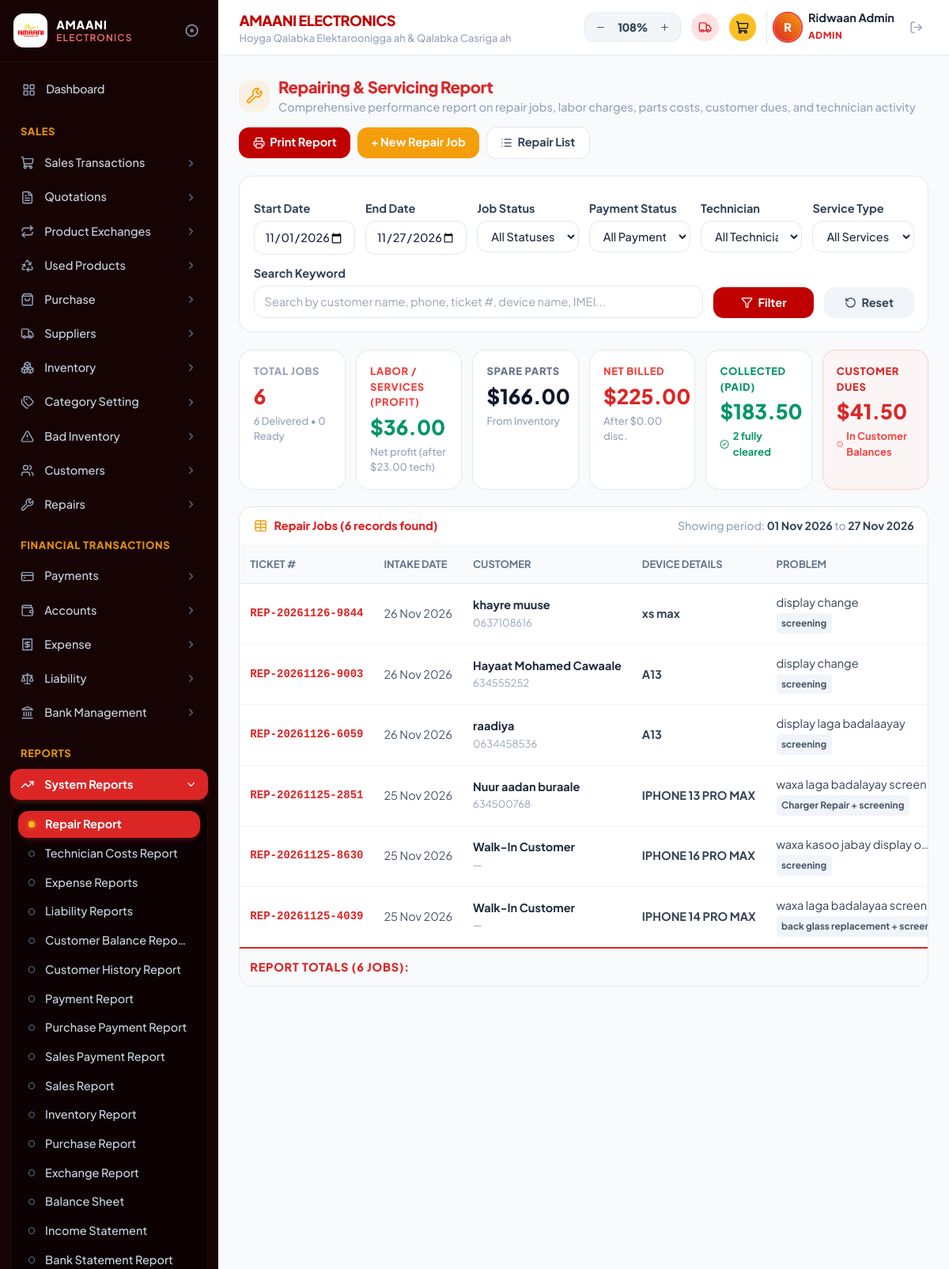
/repair_report.php (signed in), run on the app's committed database.
### tables this page shows
CREATE TABLE `repair_jobs` (
  `id` int(11) NOT NULL AUTO_INCREMENT,
  `job_number` varchar(50) NOT NULL,
  `customer_id` int(11) DEFAULT NULL,
  `customer_name` varchar(150) NOT NULL,
  `customer_phone` varchar(50) DEFAULT '',
  `device_model` varchar(150) NOT NULL,
  `brand` varchar(100) DEFAULT '',
  `serial_imei` varchar(100) DEFAULT '',
  `passcode` varchar(100) DEFAULT '',
  `reported_problem` text DEFAULT NULL,
  `diagnostic_notes` text DEFAULT NULL,
  `technician_id` int(11) DEFAULT NULL,
  `technician_name` varchar(150) DEFAULT 'Unassigned',
  `technician_cost` decimal(10,2) DEFAULT 0.00,
  `service_id` int(11) DEFAULT NULL,
  `service_name` varchar(150) DEFAULT '',
  `service_cost` decimal(10,2) DEFAULT 0.00,
  `parts_cost` decimal(10,2) DEFAULT 0.00,
  `discount` decimal(10,2) DEFAULT 0.00,
  `total_amount` decimal(10,2) DEFAULT 0.00,
  `paid_amount` decimal(10,2) DEFAULT 0.00,
  `status` enum('Received','In Progress','Ready','Delivered','Cancelled') DEFAULT 'Received',
  `payment_method` varchar(50) DEFAULT 'Cash',
  `intake_date` date DEFAULT NULL,
  `expected_date` date DEFAULT NULL,
  `branch` varchar(100) DEFAULT 'Boorama Branch',
  `created_by` varchar(100) DEFAULT 'Admin',
  `created_at` timestamp NULL DEFAULT current_timestamp(),
  PRIMARY KEY (`id`),
  UNIQUE KEY `job_number` (`job_number`)
);

### repair_report.php (the view, shortened to what this page needs)
<?php
require_once __DIR__ . '/includes/header.php';
require_once __DIR__ . '/includes/sidebar.php';
$startDate   = $_GET['start_date'] ?? date('Y-m-01');
$endDate     = $_GET['end_date'] ?? date('Y-m-d');
$jobStatus   = trim($_GET['status'] ?? 'All Statuses');
$payStatus   = trim($_GET['payment'] ?? 'All Payments');
$searchKey   = trim($_GET['search'] ?? '');
$where = ["1=1"];
$params = [];
if ($currentBranch !== 'All Branches') {
    $where[] = "r.branch = ?";
    $params[] = $currentBranch;
}
if (!empty($startDate)) {
    $where[] = "DATE(COALESCE(r.intake_date, DATE(r.created_at))) >= ?";
    $params[] = $startDate;
}
if (!empty($endDate)) {
    $where[] = "DATE(COALESCE(r.intake_date, DATE(r.created_at))) <= ?";
    $params[] = $endDate;
}
$whereSql = implode(' AND ', $where);
$sql = "
    SELECT r.*,
        (SELECT COUNT(*) FROM repair_job_parts p WHERE p.repair_id = r.id) AS parts_count
    FROM repair_jobs r
    WHERE $whereSql
    ORDER BY r.intake_date DESC, r.id DESC
";
$stmt = $pdo->prepare($sql);
$stmt->execute($params);
$jobs = $stmt->fetchAll(PDO::FETCH_ASSOC);
$totalJobs     = count($jobs);
$deliveredCnt  = 0;
$readyCnt      = 0;
$fullyCleared  = 0;
$sumLabor      = 0.00;
$sumTechCost   = 0.00;
$sumParts      = 0.00;
$sumDisc       = 0.00;
$sumTotal      = 0.00;
$sumPaid       = 0.00;
$sumDue        = 0.00;
foreach ($jobs as $j) {
    if ($j['status'] === 'Delivered') $deliveredCnt++;
    $tot  = floatval($j['total_amount']);
    $paid = floatval($j['paid_amount']);
    $due  = max(0, $tot - $paid);
    if ($due <= 0.001) $fullyCleared++;
    $sumLabor    += floatval($j['service_cost']);
    $sumTechCost += floatval($j['technician_cost']);
    $sumParts    += floatval($j['parts_cost']);
    $sumDisc     += floatval($j['discount']);
    $sumTotal    += $tot;
    $sumPaid     += $paid;
    $sumDue      += $due;
}
$netServiceProfit = max(0, $sumLabor - $sumTechCost);
?>
<main class="flex-1 min-w-0 space-y-5">
    <div class="flex flex-wrap items-center justify-between gap-3 no-print">
        <div class="flex items-center gap-2.5">
            <div class="w-9 h-9 rounded-xl bg-amber-500/10 text-amber-500 flex items-center justify-center shrink-0">
                <i data-lucide="wrench" class="w-5 h-5"></i>
            </div>
            <div>
                <h1 class="text-lg font-black text-red-600 tracking-tight">Repairing &amp; Servicing Report</h1>
                <p class="text-xs text-slate-400 font-medium">Comprehensive performance report on repair jobs, labor charges, parts costs, customer dues, and technician activity</p>
            </div>
        </div>
        <div class="flex items-center gap-2">
            <button type="button" onclick="window.print()" class="px-4 py-2 rounded-xl bg-[#c00000] hover:bg-red-700 text-white font-bold text-xs shadow-sm flex items-center gap-1.5 cursor-pointer">
                <i data-lucide="printer" class="w-3.5 h-3.5"></i>
                <span>Print Report</span>
            </button>
            <a href="create_repair.php?branch=<?= urlencode($currentBranch) ?>" class="px-4 py-2 rounded-xl bg-amber-500 hover:bg-amber-600 text-white font-bold text-xs shadow-sm flex items-center gap-1.5">
                <span>+ New Repair Job</span>
            </a>
            <a href="repairs.php?branch=<?= urlencode($currentBranch) ?>" class="px-4 py-2 rounded-xl bg-white hover:bg-slate-50 text-slate-700 border border-slate-200 font-bold text-xs shadow-xs flex items-center gap-1.5">
                <i data-lucide="list" class="w-3.5 h-3.5"></i>
                <span>Repair List</span>
            </a>
        </div>
    </div>
    <form method="GET" class="bg-white rounded-2xl border border-slate-200/90 shadow-xs p-4 space-y-3 text-xs no-print">
        <div class="grid grid-cols-1 sm:grid-cols-2 lg:grid-cols-6 gap-3">
            <div>
                <label class="block font-bold text-slate-700 mb-1">Start Date</label>
                <input type="date" name="start_date" value="<?= htmlspecialchars($startDate) ?>" class="w-full px-3 py-2 rounded-xl border border-slate-200 focus:border-[#c00000] outline-none font-medium">
            </div>
            <div>
                <label class="block font-bold text-slate-700 mb-1">End Date</label>
                <input type="date" name="end_date" value="<?= htmlspecialchars($endDate) ?>" class="w-full px-3 py-2 rounded-xl border border-slate-200 focus:border-[#c00000] outline-none font-medium">
            </div>
            <div>
                <label class="block font-bold text-slate-700 mb-1">Job Status</label>
                <select name="status" class="w-full px-3 py-2 rounded-xl border border-slate-200 focus:border-[#c00000] outline-none font-medium bg-white">
                    <option value="All Statuses" <?= $jobStatus === 'All Statuses' ? 'selected' : '' ?>>All Statuses</option>
                </select>
            </div>
            <div>
                <label class="block font-bold text-slate-700 mb-1">Payment Status</label>
                <select name="payment" class="w-full px-3 py-2 rounded-xl border border-slate-200 focus:border-[#c00000] outline-none font-medium bg-white">
                    <?php foreach (['All Payments', 'Paid', 'Partial / Due', 'Unpaid'] as $ps): ?>
                        <option value="<?= $ps ?>" <?= $payStatus === $ps ? 'selected' : '' ?>><?= $ps ?></option>
                    <?php endforeach; ?>
                </select>
            </div>
            <div>
                <label class="block font-bold text-slate-700 mb-1">Technician</label>
                <select name="technician" class="w-full px-3 py-2 rounded-xl border border-slate-200 focus:border-[#c00000] outline-none font-medium bg-white">
                    <option value="0">All Technicians</option>
                </select>
            </div>
            <div>
                <label class="block font-bold text-slate-700 mb-1">Service Type</label>
                <select name="service" class="w-full px-3 py-2 rounded-xl border border-slate-200 focus:border-[#c00000] outline-none font-medium bg-white">
                    <option value="All Services">All Services</option>
                </select>
            </div>
        </div>
        <div class="flex flex-col sm:flex-row items-stretch sm:items-end gap-3">
            <div class="flex-1">
                <label class="block font-bold text-slate-700 mb-1">Search Keyword</label>
                <input type="text" name="search" value="<?= htmlspecialchars($searchKey) ?>"
                       placeholder="Search by customer name, phone, ticket #, device name, IMEI..."
                       class="w-full px-3 py-2 rounded-xl border border-slate-200 focus:border-[#c00000] outline-none">
            </div>
            <button type="submit" class="px-8 py-2 rounded-xl bg-[#c00000] hover:bg-red-700 text-white font-bold text-xs flex items-center justify-center gap-1.5 cursor-pointer shadow-sm">
                <i data-lucide="filter" class="w-3.5 h-3.5"></i>
                <span>Filter</span>
            </button>
            <a href="repair_report.php?branch=<?= urlencode($currentBranch) ?>" class="px-6 py-2 rounded-xl bg-slate-100 hover:bg-slate-200 text-slate-700 font-bold text-xs flex items-center justify-center gap-1.5">
                <i data-lucide="rotate-ccw" class="w-3.5 h-3.5"></i>
                <span>Reset</span>
            </a>
        </div>
    </form>
    <div id="printable-receipt" class="space-y-5">
        <div class="grid grid-cols-2 sm:grid-cols-3 lg:grid-cols-6 gap-3">
            <div class="bg-white rounded-2xl border border-slate-200/90 p-4 shadow-xs">
                <span class="text-[10px] font-black uppercase text-slate-400 tracking-wider block">TOTAL JOBS</span>
                <span class="text-2xl font-black text-red-600 mt-1 block"><?= $totalJobs ?></span>
                <span class="text-[10px] text-slate-400 font-medium mt-1 block"><?= $deliveredCnt ?> Delivered &bull; <?= $readyCnt ?> Ready</span>
            </div>
            <div class="bg-white rounded-2xl border border-slate-200/90 p-4 shadow-xs">
                <span class="text-[10px] font-black uppercase text-red-500 tracking-wider block">LABOR / SERVICES (PROFIT)</span>
                <span class="text-2xl font-black text-emerald-600 mt-1 block">$<?= number_format($netServiceProfit, 2) ?></span>
                <span class="text-[10px] text-slate-400 font-medium mt-1 block">Net profit (after $<?= number_format($sumTechCost, 2) ?> tech)</span>
            </div>
            <div class="bg-white rounded-2xl border border-slate-200/90 p-4 shadow-xs">
                <span class="text-[10px] font-black uppercase text-slate-500 tracking-wider block">SPARE PARTS</span>
                <span class="text-2xl font-black text-slate-900 mt-1 block">$<?= number_format($sumParts, 2) ?></span>
                <span class="text-[10px] text-slate-400 font-medium mt-1 block">From Inventory</span>
            </div>
            <div class="bg-white rounded-2xl border border-slate-200/90 p-4 shadow-xs">
                <span class="text-[10px] font-black uppercase text-red-500 tracking-wider block">NET BILLED</span>
                <span class="text-2xl font-black text-red-600 mt-1 block">$<?= number_format($sumTotal, 2) ?></span>
                <span class="text-[10px] text-slate-400 font-medium mt-1 block">After $<?= number_format($sumDisc, 2) ?> disc.</span>
            </div>
            <div class="bg-white rounded-2xl border border-slate-200/90 p-4 shadow-xs">
                <span class="text-[10px] font-black uppercase text-emerald-600 tracking-wider block">COLLECTED (PAID)</span>
                <span class="text-2xl font-black text-emerald-600 mt-1 block">$<?= number_format($sumPaid, 2) ?></span>
                <span class="text-[10px] text-emerald-600 font-bold mt-1 flex items-center gap-1">
                    <i data-lucide="check-circle-2" class="w-3 h-3"></i>
                    <span><?= $fullyCleared ?> fully cleared</span>
                </span>
            </div>
            <div class="bg-red-50/70 rounded-2xl border border-red-200/90 p-4 shadow-xs">
                <span class="text-[10px] font-black uppercase text-red-600 tracking-wider block">CUSTOMER DUES</span>
                <span class="text-2xl font-black text-red-600 mt-1 block">$<?= number_format($sumDue, 2) ?></span>
                <span class="text-[10px] text-red-500 font-bold mt-1 flex items-center gap-1">
                    <i data-lucide="alert-circle" class="w-3 h-3"></i>
                    <span>In Customer Balances</span>
                </span>
            </div>
        </div>
        <div class="bg-white rounded-2xl border border-slate-200/90 shadow-xs overflow-hidden">
            <div class="px-4 py-3 border-b border-slate-100 flex flex-wrap items-center justify-between gap-2 text-xs">
                <div class="flex items-center gap-2 font-black text-red-600">
                    <i data-lucide="table" class="w-4 h-4 text-amber-500"></i>
                    <span>Repair Jobs (<?= $totalJobs ?> records found)</span>
                </div>
                <span class="text-[11px] text-slate-400 font-medium">
                    Showing period: <strong class="text-slate-700"><?= date('d M Y', strtotime($startDate)) ?></strong> to <strong class="text-slate-700"><?= date('d M Y', strtotime($endDate)) ?></strong>
                </span>
            </div>
            <div class="overflow-x-auto">
                <table class="w-full text-left text-xs whitespace-nowrap">
                    <thead class="bg-slate-50 text-slate-500 font-black text-[10px] uppercase border-b border-slate-200">
                        <tr>
                            <th class="py-3 px-3">Ticket #</th>
                            <th class="py-3 px-3">Intake Date</th>
                            <th class="py-3 px-3">Customer</th>
                            <th class="py-3 px-3">Device Details</th>
                            <th class="py-3 px-3">Problem</th>
                        </tr>
                    </thead>
                    <tbody class="divide-y divide-slate-100">
                        <?php if (empty($jobs)): ?>
                            <tr>
                                <td colspan="14" class="py-8 text-center text-slate-400 italic">No repair jobs found for the selected period/filters.</td>
                            </tr>
                        <?php else: ?>
                            <?php foreach ($jobs as $j):
                            ?>
                                <tr class="hover:bg-slate-50/70">
                                    <td class="py-3 px-3 font-black text-red-600 font-mono text-[11px]"><?= htmlspecialchars($j['job_number']) ?></td>
                                    <td class="py-3 px-3 text-slate-600"><?= date('d M Y', strtotime($j['intake_date'] ?: $j['created_at'])) ?></td>
                                    <td class="py-3 px-3">
                                        <span class="font-bold text-slate-800 block"><?= htmlspecialchars($j['customer_name']) ?></span>
                                        <span class="text-[10px] text-slate-400"><?= htmlspecialchars($j['customer_phone'] ?: '—') ?></span>
                                    </td>
                                    <td class="py-3 px-3 font-bold text-slate-700"><?= htmlspecialchars($j['device_model']) ?></td>
                                    <td class="py-3 px-3 max-w-[210px] truncate">
                                        <span class="text-slate-700 block truncate"><?= htmlspecialchars($j['reported_problem']) ?></span>
                                        <?php if (!empty($j['service_name'])): ?>
                                            <span class="inline-block mt-0.5 px-1.5 py-0.5 rounded bg-slate-100 text-slate-600 font-bold text-[9px]"><?= htmlspecialchars($j['service_name']) ?></span>
                                        <?php endif; ?>
                                    </td>
                                </tr>
                            <?php endforeach; ?>
                        <?php endif; ?>
                    </tbody>
                    <tfoot class="bg-slate-50 border-t-2 border-red-600 font-black text-xs">
                        <tr>
                            <td colspan="6" class="py-3 px-3 text-red-600 uppercase tracking-wider">REPORT TOTALS (<?= $totalJobs ?> JOBS):</td>
                        </tr>
                    </tfoot>
                </table>
            </div>
        </div>
    </div>
</main>
<?php require_once __DIR__ . '/includes/footer.php'; ?>

### includes/header.php (style rules this page uses)
html { font-size: 16px; zoom: 1.08; }
body { font-family: 'Plus Jakarta Sans', sans-serif; font-size: 0.95rem; -webkit-font-smoothing: antialiased; }
.font-mono { font-family: 'JetBrains Mono', monospace; }
.text-\[9px\] { font-size: 11px !important; }
.text-\[10px\] { font-size: 12px !important; }
.text-\[11px\] { font-size: 13px !important; }

### data on the page
repair_jobs: job_number "REP-20261126-9844", intake_date "26 Nov 2026", customer_name "khayre muuse", customer_phone "0637108616", device_model "xs max", reported_problem "display change", service_name "screening"
repair_jobs: job_number "REP-20261126-9003", intake_date "26 Nov 2026", customer_name "Hayaat Mohamed Cawaale", customer_phone "634555252", device_model "A13", reported_problem "display change", service_name "screening"
repair_jobs: job_number "REP-20261126-6059", intake_date "26 Nov 2026", customer_name "raadiya", customer_phone "0634458536", device_model "A13", reported_problem "display laga badalaayay", service_name "screening"
repair_jobs: job_number "REP-20261125-2851", intake_date "25 Nov 2026", customer_name "Nuur aadan buraale", customer_phone "634500768", device_model "IPHONE 13 PRO MAX", reported_problem "waxa laga badalayay scre…", service_name "Charger Repair + screening"
repair_jobs: job_number "REP-20261125-8630", intake_date "25 Nov 2026", customer_name "Walk-In Customer", customer_phone "—", device_model "IPHONE 16 PRO MAX", reported_problem "waxa kasoo jabay display…", service_name "screening"
repair_jobs: job_number "REP-20261125-4039", intake_date "25 Nov 2026", customer_name "Walk-In Customer", customer_phone "—", device_model "IPHONE 14 PRO MAX", reported_problem "waxa laga badalayaa scre…", service_name "back glass replacement + scr…"

### other printed values
$ri['label'] "Repair Report"
$ri['label'] "Technician Costs Report"
$ri['label'] "Expense Reports"
$ri['label'] "Liability Reports"
$ri['label'] "Customer Balance Rep…"
$ri['label'] "Customer History Report"
$ri['label'] "Payment Report"
$ri['label'] "Purchase Payment Report"
$ri['label'] "Sales Payment Report"
$ri['label'] "Sales Report"
$ri['label'] "Inventory Report"
$ri['label'] "Purchase Report"
$ri['label'] "Exchange Report"
$ri['label'] "Balance Sheet"
$ri['label'] "Income Statement"
